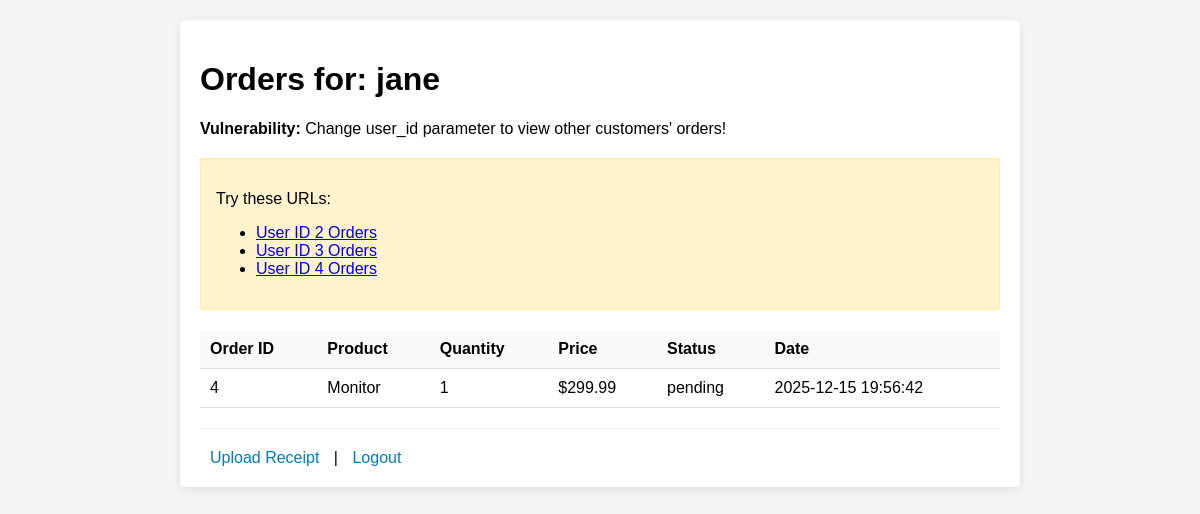
/web-app/customer/orders.php?user_id=4, run on the app's committed database.
### tables this page shows
CREATE TABLE IF NOT EXISTS users (
    id INT AUTO_INCREMENT PRIMARY KEY,
    username VARCHAR(50) UNIQUE,
    password VARCHAR(255),
    email VARCHAR(100),
    role ENUM('admin', 'customer') DEFAULT 'customer',
    created_at TIMESTAMP DEFAULT CURRENT_TIMESTAMP
);

CREATE TABLE IF NOT EXISTS orders (
    id INT AUTO_INCREMENT PRIMARY KEY,
    user_id INT,
    product_name VARCHAR(100),
    quantity INT,
    price DECIMAL(10,2),
    status VARCHAR(20) DEFAULT 'pending',
    created_at TIMESTAMP DEFAULT CURRENT_TIMESTAMP,
    FOREIGN KEY (user_id) REFERENCES users(id)
);

### web-app/customer/orders.php (the view, shortened to what this page needs)
<?php
include '../config/database.php';
$user_id = isset($_GET['user_id']) ? $_GET['user_id'] : (isset($_SESSION['user_id']) ? $_SESSION['user_id'] : 1);
$query = "SELECT * FROM orders WHERE user_id = $user_id";
$result = mysqli_query($conn, $query);
$user_query = "SELECT username FROM users WHERE id = $user_id";
$user_result = mysqli_query($conn, $user_query);
$user = mysqli_fetch_assoc($user_result);
?>
<!DOCTYPE html>
<html>
<head>
    <link rel="stylesheet" href="../css/style.css">
</head>
<body>
    <div class="customer-panel">
        <h1>Orders for: <?php echo $user['username']; ?></h1>
        <p><strong>Vulnerability:</strong> Change user_id parameter to view other customers' orders!</p>
        <div class="vulnerability-demo">
            <p>Try these URLs:</p>
            <ul>
                <li><a href="?user_id=2">User ID 2 Orders</a></li>
                <li><a href="?user_id=3">User ID 3 Orders</a></li>
                <li><a href="?user_id=4">User ID 4 Orders</a></li>
            </ul>
        </div>
        <table>
            <tr>
                <th>Order ID</th>
                <th>Product</th>
                <th>Quantity</th>
                <th>Price</th>
                <th>Status</th>
                <th>Date</th>
            </tr>
            <?php while ($order = mysqli_fetch_assoc($result)): ?>
            <tr>
                <td><?php echo $order['id']; ?></td>
                <td><?php echo $order['product_name']; ?></td>
                <td><?php echo $order['quantity']; ?></td>
                <td>$<?php echo $order['price']; ?></td>
                <td><?php echo $order['status']; ?></td>
                <td><?php echo $order['created_at']; ?></td>
            </tr>
            <?php endwhile; ?>
        </table>
        <div class="actions">
            <a href="upload.php">Upload Receipt</a> |
            <a href="../index.php">Logout</a>
        </div>
    </div>
</body>
</html>

### web-app/css/style.css (style rules this page uses)
body { font-family: Arial, sans-serif; margin: 0; padding: 20px; background-color: #f5f5f5; }
.login-container, .admin-panel, .customer-panel, .upload-container { max-width: 800px; margin: 0 auto; background: white; padding: 20px; border-radius: 5px; box-shadow: 0 2px 10px rgba(0,0,0,0.1); }
table { width: 100%; border-collapse: collapse; margin: 20px 0; }
table th, table td { padding: 10px; text-align: left; border-bottom: 1px solid #ddd; }
table th { background-color: #f8f9fa; }
.vulnerability-demo, .vulnerability-info { background: #fff3cd; border: 1px solid #ffeaa7; padding: 15px; margin: 20px 0; border-radius: 3px; }
.actions { margin-top: 20px; padding-top: 20px; border-top: 1px solid #eee; }
.actions a { color: #007cba; text-decoration: none; margin: 0 10px; }

### data on the page
users: username "jane"
orders: id "4", product_name "Monitor", quantity "1", price "299.99", status "pending", created_at "2025-12-15 19:56:42"
